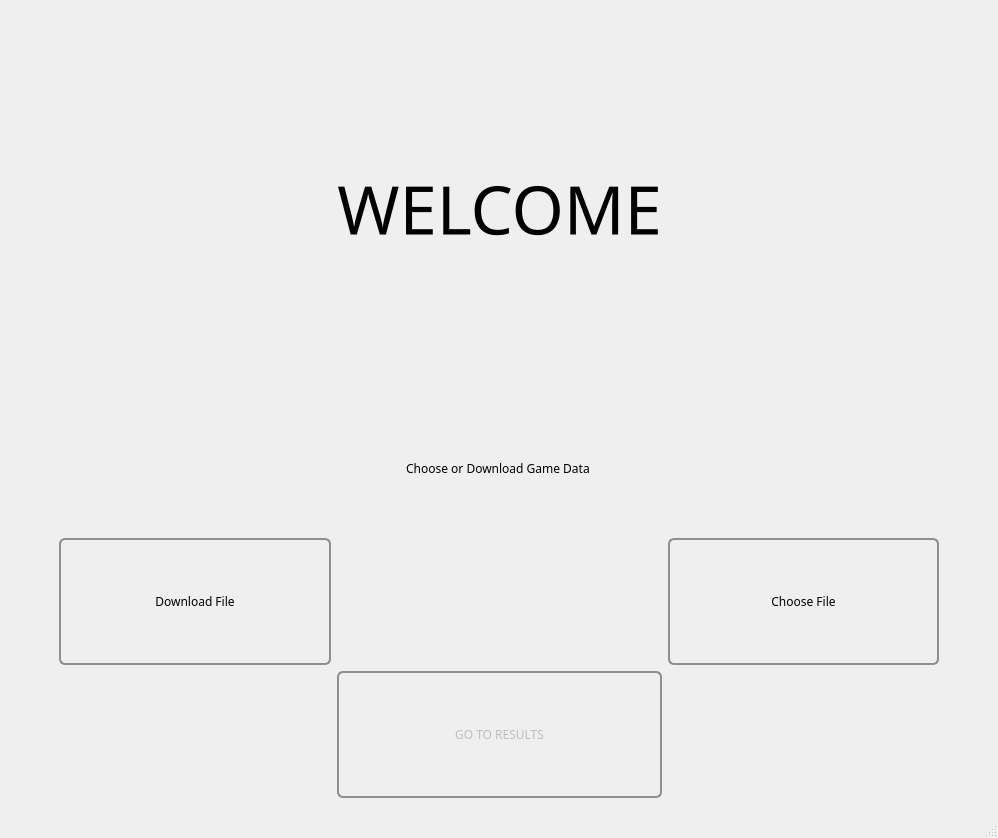
<?xml version="1.0" encoding="UTF-8"?>
<ui version="4.0">
 <class>MainWindow</class>
 <widget class="QMainWindow" name="MainWindow">
  <property name="geometry">
   <rect>
    <x>0</x>
    <y>0</y>
    <width>998</width>
    <height>838</height>
   </rect>
  </property>
  <property name="sizePolicy">
   <sizepolicy hsizetype="Fixed" vsizetype="Fixed">
    <horstretch>0</horstretch>
    <verstretch>0</verstretch>
   </sizepolicy>
  </property>
  <property name="minimumSize">
   <size>
    <width>998</width>
    <height>838</height>
   </size>
  </property>
  <property name="maximumSize">
   <size>
    <width>998</width>
    <height>838</height>
   </size>
  </property>
  <property name="windowTitle">
   <string>Age of Empires Replay</string>
  </property>
  <property name="windowIcon">
   <iconset resource="icon.qrc">
    <normaloff>:/logo/icons/icon.ico</normaloff>:/logo/icons/icon.ico</iconset>
  </property>
  <widget class="QWidget" name="centralwidget">
   <layout class="QGridLayout" name="gridLayout">
    <item row="0" column="0">
     <widget class="QStackedWidget" name="stackedWidget">
      <property name="currentIndex">
       <number>0</number>
      </property>
      <widget class="QWidget" name="page">
       <property name="styleSheet">
        <string notr="true">QPushButton{
 border: 2px solid #8f8f91;
    border-radius: 6px;
    background-color: qlineargradient(x1: 0, y1: 0, x2: 0, y2: 1,
                                      stop: 0 #f6f7fa, stop: 1 #dadbde);
}

QPushButton:pressed{
background-color: qlineargradient(x1: 0, y1: 0, x2: 0, y2: 1,
                                      stop: 0 #dadbde, stop: 1 #f6f7fa);
}</string>
       </property>
       <layout class="QGridLayout" name="gridLayout_2" rowstretch="3,1,1,1">
        <property name="leftMargin">
         <number>50</number>
        </property>
        <property name="rightMargin">
         <number>50</number>
        </property>
        <item row="0" column="1">
         <widget class="QLabel" name="label">
          <property name="font">
           <font>
            <family>Segoe UI Black</family>
            <pointsize>50</pointsize>
           </font>
          </property>
          <property name="text">
           <string>WELCOME</string>
          </property>
          <property name="alignment">
           <set>Qt::AlignCenter</set>
          </property>
         </widget>
        </item>
        <item row="2" column="2">
         <widget class="QPushButton" name="pushButton_choose">
          <property name="sizePolicy">
           <sizepolicy hsizetype="Minimum" vsizetype="Expanding">
            <horstretch>0</horstretch>
            <verstretch>0</verstretch>
           </sizepolicy>
          </property>
          <property name="font">
           <font>
            <family>Segoe UI Black</family>
           </font>
          </property>
          <property name="text">
           <string>Choose File</string>
          </property>
         </widget>
        </item>
        <item row="3" column="1">
         <widget class="QPushButton" name="pushButton_start">
          <property name="enabled">
           <bool>false</bool>
          </property>
          <property name="sizePolicy">
           <sizepolicy hsizetype="Minimum" vsizetype="Expanding">
            <horstretch>0</horstretch>
            <verstretch>0</verstretch>
           </sizepolicy>
          </property>
          <property name="font">
           <font>
            <family>Segoe UI Black</family>
           </font>
          </property>
          <property name="text">
           <string>GO TO RESULTS</string>
          </property>
         </widget>
        </item>
        <item row="2" column="0">
         <widget class="QPushButton" name="pushButton_download">
          <property name="sizePolicy">
           <sizepolicy hsizetype="Minimum" vsizetype="Expanding">
            <horstretch>0</horstretch>
            <verstretch>0</verstretch>
           </sizepolicy>
          </property>
          <property name="font">
           <font>
            <family>Segoe UI Black</family>
           </font>
          </property>
          <property name="text">
           <string>Download File</string>
          </property>
         </widget>
        </item>
        <item row="1" column="1">
         <widget class="QLabel" name="label_2">
          <property name="font">
           <font>
            <family>Segoe UI Black</family>
           </font>
          </property>
          <property name="text">
           <string>Choose or Download Game Data </string>
          </property>
          <property name="alignment">
           <set>Qt::AlignCenter</set>
          </property>
         </widget>
        </item>
       </layout>
      </widget>
      <widget class="QWidget" name="page_2">
       <property name="styleSheet">
        <string notr="true">QPushButton{
 border: 2px solid #8f8f91;
    border-radius: 6px;
    background-color: qlineargradient(x1: 0, y1: 0, x2: 0, y2: 1,
                                      stop: 0 #f6f7fa, stop: 1 #dadbde);
}

QPushButton:pressed{
background-color: qlineargradient(x1: 0, y1: 0, x2: 0, y2: 1,
                                      stop: 0 #dadbde, stop: 1 #f6f7fa);
}

QCheckBox{
	padding-left:18px;
}
QCheckBox::indicator {
    width:25px;
	height:25px;
}
QCheckBox::indicator:unchecked {
    image: url(:/check/icons/unchecked.png);
}
QCheckBox::indicator:checked {
    image: url(:/check/icons/checked.png);
	width:30px;
	height:30px;
}
#label_3,
#label_4,
#label_5,
#label_6,
#label_7,
#label_8,
#label_9,
#label_10,
#label_11 {
background-color: rgb(58,64,85);
border-radius: 7px;
color:rgb(21, 180, 6);
padding:5px
}
</string>
       </property>
       <layout class="QGridLayout" name="gridLayout_4" rowstretch="1,7,0,9,3">
        <property name="topMargin">
         <number>5</number>
        </property>
        <property name="bottomMargin">
         <number>5</number>
        </property>
        <item row="3" column="0">
         <layout class="QGridLayout" name="gridLayout_3" rowstretch="1">
          <property name="sizeConstraint">
           <enum>QLayout::SetFixedSize</enum>
          </property>
          <item row="0" column="0">
           <layout class="QGridLayout" name="gridLayout_6"/>
          </item>
         </layout>
        </item>
        <item row="0" column="0">
         <widget class="QLabel" name="label_3">
          <property name="font">
           <font>
            <family>Swis721 Blk BT</family>
            <pointsize>20</pointsize>
           </font>
          </property>
          <property name="text">
           <string>RESULTS</string>
          </property>
          <property name="alignment">
           <set>Qt::AlignCenter</set>
          </property>
         </widget>
        </item>
        <item row="1" column="0">
         <layout class="QGridLayout" name="gridLayout_5" rowstretch="0,2,9">
          <item row="1" column="3">
           <widget class="QLabel" name="label_7">
            <property name="font">
             <font>
              <family>Swis721 Blk BT</family>
             </font>
            </property>
            <property name="text">
             <string>GOLD</string>
            </property>
            <property name="alignment">
             <set>Qt::AlignCenter</set>
            </property>
           </widget>
          </item>
          <item row="1" column="6">
           <widget class="QLabel" name="label_10">
            <property name="font">
             <font>
              <family>Swis721 Blk BT</family>
             </font>
            </property>
            <property name="text">
             <string>MILITARY UNITS</string>
            </property>
            <property name="alignment">
             <set>Qt::AlignCenter</set>
            </property>
           </widget>
          </item>
          <item row="1" column="1">
           <widget class="QLabel" name="label_5">
            <property name="sizePolicy">
             <sizepolicy hsizetype="Preferred" vsizetype="Preferred">
              <horstretch>0</horstretch>
              <verstretch>0</verstretch>
             </sizepolicy>
            </property>
            <property name="sizeIncrement">
             <size>
              <width>0</width>
              <height>0</height>
             </size>
            </property>
            <property name="baseSize">
             <size>
              <width>0</width>
              <height>0</height>
             </size>
            </property>
            <property name="font">
             <font>
              <family>Swis721 Blk BT</family>
             </font>
            </property>
            <property name="text">
             <string>FOOD</string>
            </property>
            <property name="alignment">
             <set>Qt::AlignCenter</set>
            </property>
            <property name="margin">
             <number>0</number>
            </property>
           </widget>
          </item>
          <item row="1" column="2">
           <widget class="QLabel" name="label_6">
            <property name="font">
             <font>
              <family>Swis721 Blk BT</family>
             </font>
            </property>
            <property name="text">
             <string>WOOD</string>
            </property>
            <property name="alignment">
             <set>Qt::AlignCenter</set>
            </property>
           </widget>
          </item>
          <item row="1" column="4">
           <widget class="QLabel" name="label_8">
            <property name="font">
             <font>
              <family>Swis721 Blk BT</family>
             </font>
            </property>
            <property name="text">
             <string>STONE</string>
            </property>
            <property name="alignment">
             <set>Qt::AlignCenter</set>
            </property>
           </widget>
          </item>
          <item row="1" column="5">
           <widget class="QLabel" name="label_9">
            <property name="font">
             <font>
              <family>Swis721 Blk BT</family>
             </font>
            </property>
            <property name="text">
             <string>VILLAGERS</string>
            </property>
            <property name="alignment">
             <set>Qt::AlignCenter</set>
            </property>
           </widget>
          </item>
          <item row="1" column="0">
           <widget class="QLabel" name="label_4">
            <property name="font">
             <font>
              <family>Swis721 Blk BT</family>
             </font>
            </property>
            <property name="text">
             <string>PLAYER</string>
            </property>
            <property name="alignment">
             <set>Qt::AlignCenter</set>
            </property>
           </widget>
          </item>
          <item row="1" column="7">
           <widget class="QLabel" name="label_11">
            <property name="font">
             <font>
              <family>Swis721 Blk BT</family>
             </font>
            </property>
            <property name="text">
             <string>TOTAL SCORE</string>
            </property>
            <property name="alignment">
             <set>Qt::AlignCenter</set>
            </property>
           </widget>
          </item>
          <item row="2" column="0" colspan="8">
           <layout class="QVBoxLayout" name="verticalLayout_2"/>
          </item>
         </layout>
        </item>
        <item row="4" column="0">
         <layout class="QGridLayout" name="gridLayout_7" rowstretch="1,1" columnstretch="1,2,1">
          <item row="0" column="1">
           <widget class="QLabel" name="label_12">
            <property name="font">
             <font>
              <family>Swis721 Blk BT</family>
              <pointsize>12</pointsize>
             </font>
            </property>
            <property name="text">
             <string>REPLAY</string>
            </property>
            <property name="alignment">
             <set>Qt::AlignCenter</set>
            </property>
           </widget>
          </item>
          <item row="1" column="2">
           <spacer name="horizontalSpacer">
            <property name="orientation">
             <enum>Qt::Horizontal</enum>
            </property>
            <property name="sizeHint" stdset="0">
             <size>
              <width>40</width>
              <height>20</height>
             </size>
            </property>
           </spacer>
          </item>
          <item row="1" column="1">
           <layout class="QGridLayout" name="gridLayout_8" rowstretch="0,0,0,0,0,0,0" columnstretch="0,1,1,0">
            <property name="leftMargin">
             <number>0</number>
            </property>
            <property name="topMargin">
             <number>0</number>
            </property>
            <property name="rightMargin">
             <number>0</number>
            </property>
            <item row="0" column="2">
             <widget class="QPushButton" name="pushButton_x">
              <property name="sizePolicy">
               <sizepolicy hsizetype="Minimum" vsizetype="Expanding">
                <horstretch>0</horstretch>
                <verstretch>0</verstretch>
               </sizepolicy>
              </property>
              <property name="text">
               <string>X</string>
              </property>
             </widget>
            </item>
            <item row="2" column="2">
             <widget class="QPushButton" name="pushButton_4x">
              <property name="sizePolicy">
               <sizepolicy hsizetype="Minimum" vsizetype="Expanding">
                <horstretch>0</horstretch>
                <verstretch>0</verstretch>
               </sizepolicy>
              </property>
              <property name="text">
               <string>4X</string>
              </property>
             </widget>
            </item>
            <item row="1" column="2">
             <widget class="QPushButton" name="pushButton_2x">
              <property name="sizePolicy">
               <sizepolicy hsizetype="Expanding" vsizetype="Expanding">
                <horstretch>0</horstretch>
                <verstretch>0</verstretch>
               </sizepolicy>
              </property>
              <property name="text">
               <string>2X</string>
              </property>
             </widget>
            </item>
            <item row="0" column="0" rowspan="7" colspan="2">
             <layout class="QGridLayout" name="gridLayout_9">
              <property name="leftMargin">
               <number>0</number>
              </property>
              <property name="topMargin">
               <number>0</number>
              </property>
             </layout>
            </item>
            <item row="3" column="2">
             <widget class="QPushButton" name="pushButton_16x">
              <property name="sizePolicy">
               <sizepolicy hsizetype="Minimum" vsizetype="Expanding">
                <horstretch>0</horstretch>
                <verstretch>0</verstretch>
               </sizepolicy>
              </property>
              <property name="text">
               <string>16X</string>
              </property>
             </widget>
            </item>
            <item row="4" column="2">
             <widget class="QPushButton" name="pushButton_stop">
              <property name="text">
               <string>Stop</string>
              </property>
             </widget>
            </item>
           </layout>
          </item>
          <item row="1" column="0">
           <spacer name="horizontalSpacer_2">
            <property name="orientation">
             <enum>Qt::Horizontal</enum>
            </property>
            <property name="sizeHint" stdset="0">
             <size>
              <width>40</width>
              <height>20</height>
             </size>
            </property>
           </spacer>
          </item>
         </layout>
        </item>
       </layout>
      </widget>
     </widget>
    </item>
   </layout>
  </widget>
  <widget class="QStatusBar" name="statusBar"/>
 </widget>
 <resources>
  <include location="icon.qrc"/>
 </resources>
 <connections/>
</ui>
